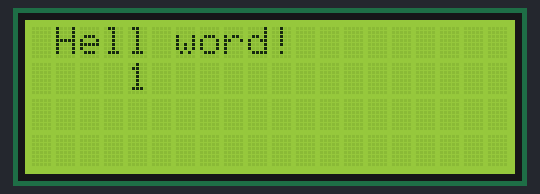
Simulated run of this sketch. Board: Arduino Uno, built with avr-gcc and run on an emulated ATmega328P. Parts: 20×4 character LCD. What the sketch prints to the serial monitor is not drawn.

Above: at 0.22 s.
At 5.07 s:
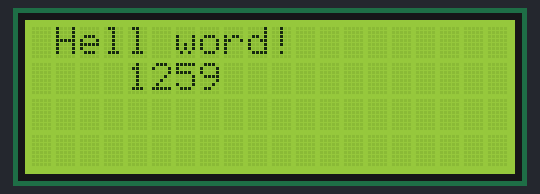
At 9.93 s:
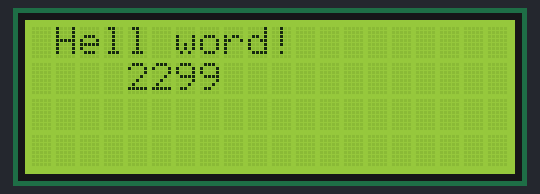
At 19.96 s:
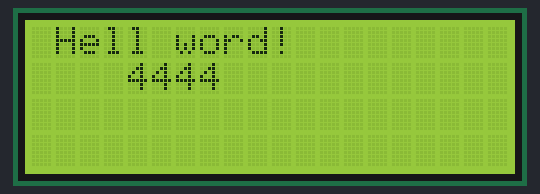
At 29.68 s:
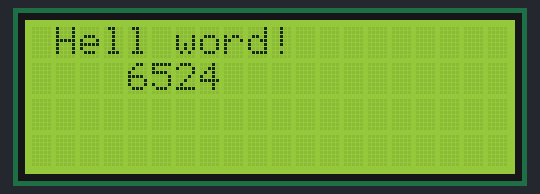
At 39.71 s:
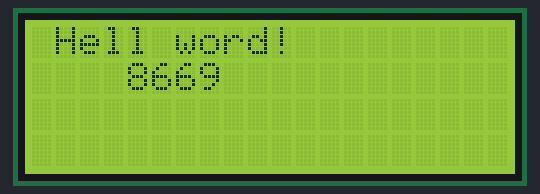

The sketch:

lcd_I2C.ino
```cpp
#include <LiquidCrystal_I2C.h>  // подключаем библиотеку дисплея

uint32_t i = 0;

LiquidCrystal_I2C lcd(0x27, 20, 4);  // адрес, столбцов, строк

void setup() {
  Serial.begin(115000);
  while (!Serial);
  Serial.println("");
  Serial.println("Старт приложеия");
  lcd.init();           // инициализация
  lcd.backlight();      // включить подсветку
  lcd.setCursor(1, 0);  // столбец 1 строка 0
  lcd.print("Hell word!");
}

void loop() {
  i = i + 1;
  lcd.setCursor(4, 1);
  lcd.print(String(i));
}
```
